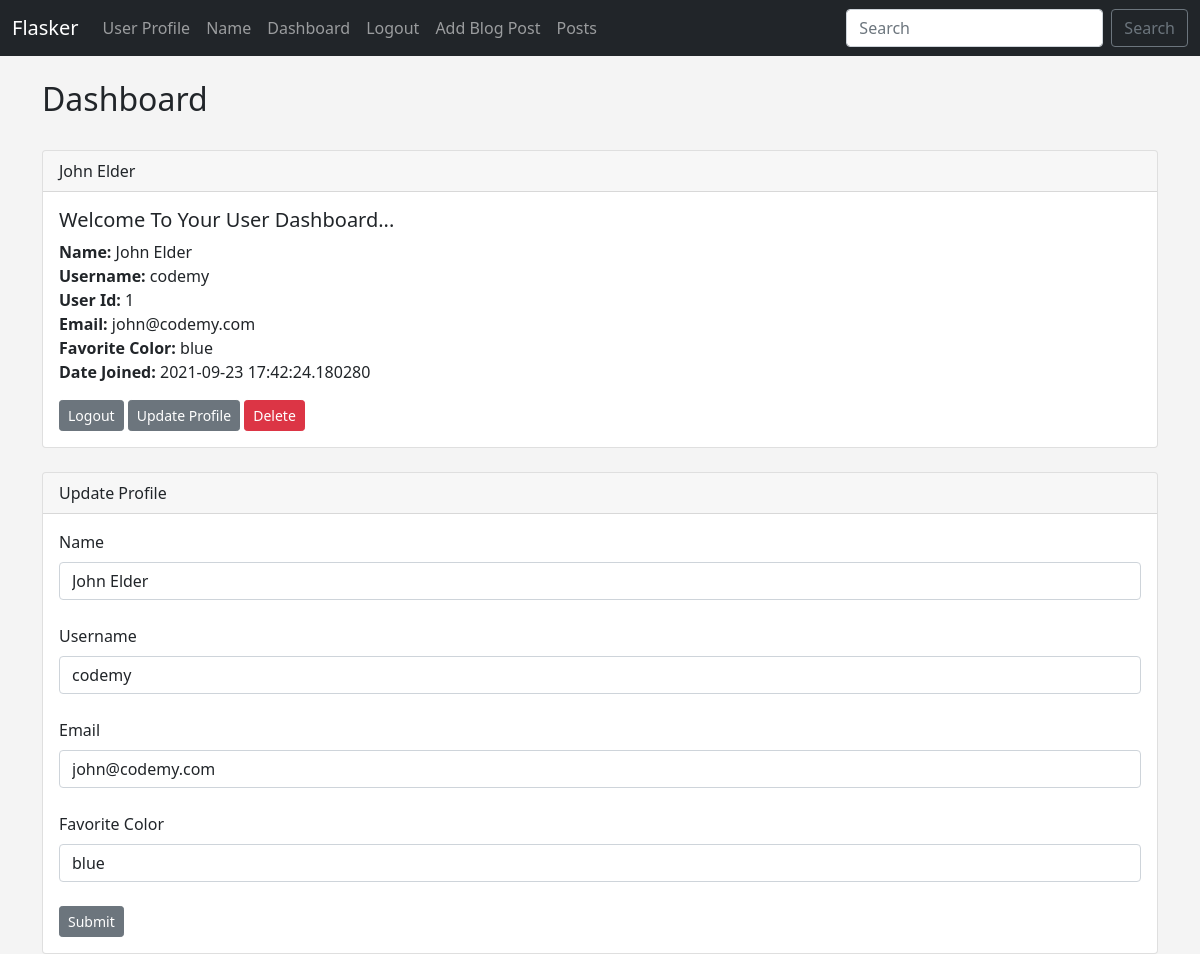
The app's page /dashboard (signed in) with its own data.
### hello.py (models this page shows, shortened)
class Users(db.Model, UserMixin):
	id = db.Column(db.Integer, primary_key=True)
	username = db.Column(db.String(20), nullable=False, unique=True)
	name = db.Column(db.String(200), nullable=False)
	email = db.Column(db.String(120), nullable=False, unique=True)
	favorite_color = db.Column(db.String(120))
	date_added = db.Column(db.DateTime, default=datetime.utcnow)
	password_hash = db.Column(db.String(128))
	@property
	def password(self):
		raise AttributeError('password is not a readable attribute!')

### hello.py (the view)
@app.route('/dashboard', methods=['GET', 'POST'])
@login_required
def dashboard():
	form = UserForm()
	id = current_user.id
	name_to_update = Users.query.get_or_404(id)
	if request.method == "POST":
		name_to_update.name = request.form['name']
		name_to_update.email = request.form['email']
		name_to_update.favorite_color = request.form['favorite_color']
		name_to_update.username = request.form['username']
		try:
			db.session.commit()
			flash("User Updated Successfully!")
			return render_template("dashboard.html",
				form=form,
				name_to_update = name_to_update)
		except:
			flash("Error!  Looks like there was a problem...try again!")
			return render_template("dashboard.html",
				form=form,
				name_to_update = name_to_update)
	else:
		return render_template("dashboard.html",
				form=form,
				name_to_update = name_to_update,
				id = id)
	return render_template('dashboard.html')

### webforms.py
class UserForm(FlaskForm):
	name = StringField("Name", validators=[DataRequired()])
	username = StringField("Username", validators=[DataRequired()])
	email = StringField("Email", validators=[DataRequired()])
	favorite_color = StringField("Favorite Color")
	password_hash = PasswordField('Password', validators=[DataRequired(), EqualTo('password_hash2', message='Passwords Must Match!')])
	password_hash2 = PasswordField('Confirm Password', validators=[DataRequired()])
	submit = SubmitField("Submit")

### hello.py (called while the page is built)
@login_manager.user_loader
def load_user(user_id):
	return Users.query.get(int(user_id))

### templates/dashboard.html (shortened to what this page needs)
{% extends 'base.html' %}
{% block content %}
	<h2>Dashboard</h2>
	<br/>
	<div class="card">
  <div class="card-header">
    {{ current_user.name }}
  </div>
  <div class="card-body">
    <h5 class="card-title">Welcome To Your User Dashboard...</h5>
    <p class="card-text">
    	<strong>Name:</strong>
	{{ current_user.name }}<br/>
	<strong>Username:</strong>
	{{ current_user.username }}<br/>
	<strong>User Id:</strong>
	{{ current_user.id }}<br/>
	<strong>Email:</strong>
	{{ current_user.email }}<br/>
	<strong>Favorite Color:</strong>
	{{ current_user.favorite_color }}<br/>
	<strong>Date Joined:</strong>
	{{ current_user.date_added }}<br/>
    </p>
    <a href="{{ url_for('logout')}}" class="btn btn-secondary btn-sm">Logout</a>
    <a href="{{ url_for('update', id=current_user.id)}}" class="btn btn-secondary btn-sm">Update Profile</a>
    <a href="{{ url_for('delete', id=current_user.id)}}" class="btn btn-danger btn-sm">Delete</a>
  </div>
</div>
<br/>
<div class="card">
  <div class="card-header">
    Update Profile
  </div>
  <div class="card-body">
  	<form action="/dashboard" method="POST">
		{{ form.name.label(class="form-label") }}
		{{ form.name(class="form-control", value=name_to_update.name) }}
		<br/>
		{{ form.username.label(class="form-label") }}
		{{ form.username(class="form-control", value=name_to_update.username) }}
		<br/>
		{{ form.email.label(class="form-label") }}
		{{ form.email(class="form-control", value=name_to_update.email) }}
		<br/>
		{{ form.favorite_color.label(class="form-label") }}
		{{ form.favorite_color(class="form-control", value=name_to_update.favorite_color) }}
		<br/>
		{{ form.submit(class="btn btn-secondary btn-sm") }}
	</form>
</div>
</div>
{% endblock %}

### static/css/style.css (style rules this page uses)
body { background: #f4f4f4; }

### records on screen
Users: name "John Elder", username "codemy", id "1", email "john@codemy.com", favorite_color "blue", date_added "2021-09-23 17:42:24.180280"
